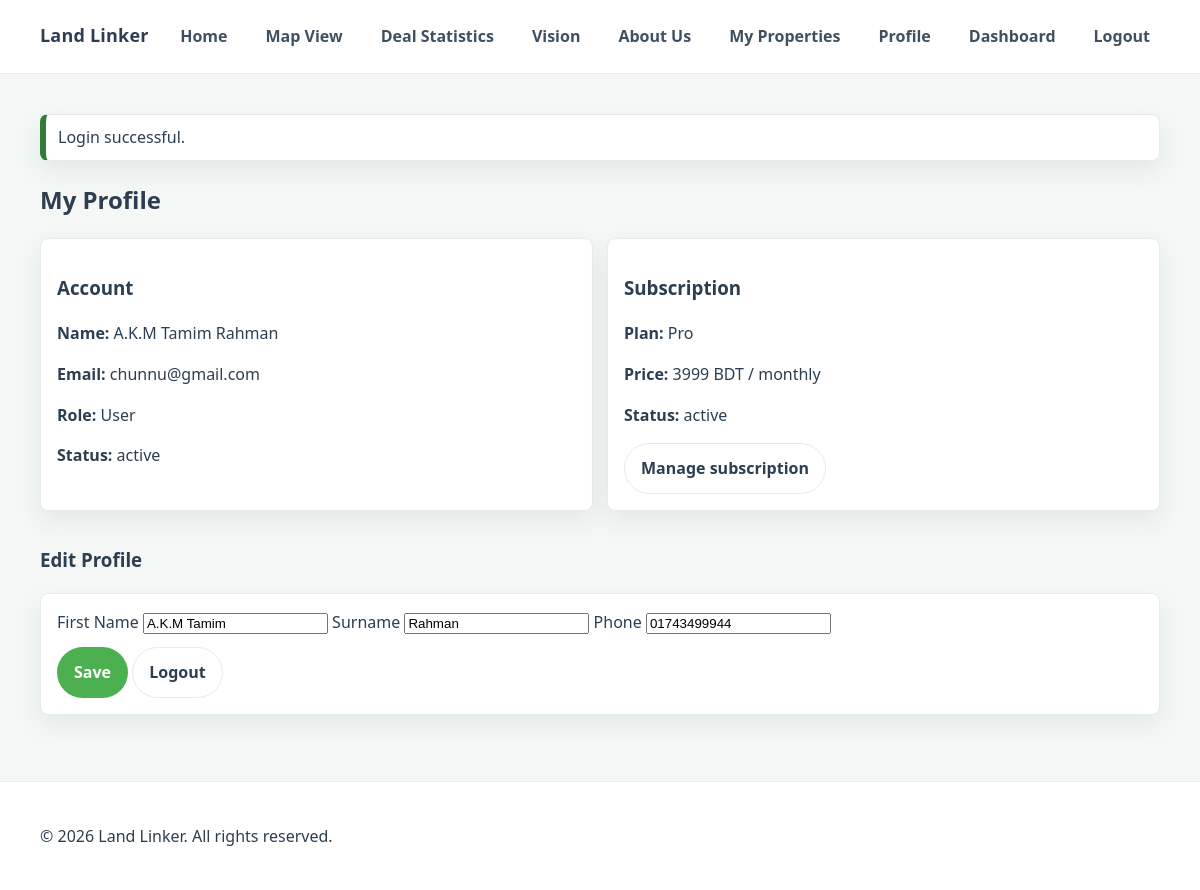
Page /View/profile.php (signed in) on the committed database.
### tables this page shows
CREATE TABLE `users` (
  `id` bigint(20) UNSIGNED NOT NULL,
  `role_id` tinyint(3) UNSIGNED NOT NULL DEFAULT 1,
  `first_name` varchar(60) NOT NULL,
  `surname` varchar(60) NOT NULL,
  `email` varchar(191) NOT NULL,
  `phone` varchar(30) DEFAULT NULL,
  `password_hash` varchar(255) NOT NULL,
  `status` enum('active','suspended','deleted') NOT NULL DEFAULT 'active',
  `email_verified_at` datetime DEFAULT NULL,
  `created_at` datetime NOT NULL DEFAULT current_timestamp(),
  `updated_at` datetime NOT NULL DEFAULT current_timestamp() ON UPDATE current_timestamp()
);

CREATE TABLE `subscriptions` (
  `id` bigint(20) UNSIGNED NOT NULL,
  `user_id` bigint(20) UNSIGNED NOT NULL,
  `plan_id` smallint(5) UNSIGNED NOT NULL,
  `status` enum('active','past_due','canceled','expired','trial') NOT NULL DEFAULT 'active',
  `started_at` datetime NOT NULL DEFAULT current_timestamp(),
  `ends_at` datetime DEFAULT NULL,
  `canceled_at` datetime DEFAULT NULL,
  `created_at` datetime NOT NULL DEFAULT current_timestamp(),
  `updated_at` datetime NOT NULL DEFAULT current_timestamp() ON UPDATE current_timestamp()
);

CREATE TABLE `plans` (
  `id` smallint(5) UNSIGNED NOT NULL,
  `code` varchar(40) NOT NULL,
  `name` varchar(60) NOT NULL,
  `price_bdt` int(10) UNSIGNED NOT NULL,
  `period` enum('monthly','yearly','one_time') NOT NULL DEFAULT 'monthly',
  `is_active` tinyint(1) NOT NULL DEFAULT 1,
  `created_at` datetime NOT NULL DEFAULT current_timestamp()
);

### Model/auth.php (called while the page is built, shortened)
<?php
function current_user(): ?array {
  return $_SESSION['auth_user'] ?? null;
}
function db_fetch_user_by_id(mysqli $conn, int $id): ?array {
  $sql = "SELECT id, role_id, first_name, surname, email, phone, status, created_at, updated_at
          FROM users WHERE id = ? LIMIT 1";
  $stmt = $conn->prepare($sql);
  $stmt->bind_param('i', $id);
  $stmt->execute();
  $row = $stmt->get_result()->fetch_assoc();
  return $row ?: null;
}

### Model/helpers.php (called while the page is built, shortened)
<?php
function e(string $s): string {
  return htmlspecialchars($s, ENT_QUOTES, 'UTF-8');
}

### Model/db_queries.php (called while the page is built, shortened)
<?php
function db_user_active_subscription(mysqli $conn, int $user_id): ?array {
  $sql = "SELECT s.*, p.name AS plan_name, p.price_bdt, p.period
          FROM subscriptions s JOIN plans p ON p.id=s.plan_id
          WHERE s.user_id=? AND s.status IN ('active','trial','past_due')
          ORDER BY s.id DESC LIMIT 1";
  $stmt = $conn->prepare($sql);
  $stmt->bind_param('i', $user_id);
  $stmt->execute();
  $row = $stmt->get_result()->fetch_assoc();
  return $row ?: null;
}

### View/profile.php (the view, shortened to what this page needs)
<?php
require_once __DIR__ . '/../Model/init.php';
$u = current_user();
$user = db_fetch_user_by_id($conn, (int)$u['id']);
$sub = db_user_active_subscription($conn, (int)$user['id']);
require_once __DIR__ . '/layout/header.php';
?>
<div class="container">
  <h2>My Profile</h2>
  <div class="grid" style="display:grid; grid-template-columns:1fr 1fr; gap:14px;">
    <div class="card" style="padding:16px;">
      <h3>Account</h3>
      <p><b>Name:</b> <?= e($user['first_name'] . ' ' . $user['surname']) ?></p>
      <p><b>Email:</b> <?= e($user['email']) ?></p>
      <?php
      $roleMap = [
        4 => 'Admin',
        3 => 'Manager',
        2 => 'Employee',
        1 => 'User'
      ];
      ?>
      <p><b>Role:</b> <?= $roleMap[(int)$user['role_id']] ?? 'Unknown' ?></p>
      <p><b>Status:</b> <?= e($user['status']) ?></p>
    </div>
    <div class="card" style="padding:16px;">
      <h3>Subscription</h3>
      <?php if ($sub): ?>
        <p><b>Plan:</b> <?= e($sub['plan_name']) ?></p>
        <p><b>Price:</b> <?= (int)$sub['price_bdt'] ?> BDT / <?= e($sub['period']) ?></p>
        <p><b>Status:</b> <?= e($sub['status']) ?></p>
      <?php else: ?>
        <p>No active subscription.</p>
      <?php endif; ?>
      <a class="btn btn-outline" href="<?= BASE_URL ?>View/subscription.php">Manage subscription</a>
    </div>
  </div>
  <h3 style="margin-top:18px;">Edit Profile</h3>
  <form class="card" method="post" style="padding:16px; margin-top:10px;">
    <label>First Name</label>
    <input class="input" name="first_name" value="<?= e($user['first_name']) ?>" required>
    <label>Surname</label>
    <input class="input" name="surname" value="<?= e($user['surname']) ?>" required>
    <label>Phone</label>
    <input class="input" name="phone" value="<?= e($user['phone'] ?? '') ?>">
    <div style="margin-top:12px;">
      <button class="btn btn-primary" type="submit">Save</button>
      <a class="btn btn-outline" href="<?= BASE_URL ?>View/logout.php">Logout</a>
    </div>
  </form>
</div>
<?php require_once __DIR__ . '/layout/footer.php'; ?>

### css/style.css (style rules this page uses)
:root { --primary-green: #4CAF50; --secondary-dark: #2C3E50; --accent-pink: #E2136E; --bg-soft: #F4F7F6; --white: #ffffff; --text: var(--secondary-dark); --muted: #6b7a88; --border: #e6ecea; --shadow: 0 10px 25px rgba(44, 62, 80, 0.08); --radius: 14px; --radius-sm: 10px; --font: system-ui, -apple-system, Segoe UI, Roboto, Arial, sans-serif; --container: 1120px; --pad: 16px; }
*, *::before, *::after { box-sizing: border-box; }
html, body { height: 100%; }
body { margin: 0; font-family: var(--font); color: var(--text); background: var(--bg-soft); line-height: 1.55; }
a { color: inherit; text-decoration: none; }
button { font: inherit; }
.container { width: min(var(--container), calc(100% - (var(--pad) * 2))); margin: 0 auto; }
.card { background: var(--white); border: 1px solid var(--border); border-radius: var(--radius); box-shadow: var(--shadow); }
.btn { display: inline-flex; align-items: center; justify-content: center; gap: 10px; padding: 12px 16px; border-radius: 999px; border: 1px solid transparent; cursor: pointer; font-weight: 600; transition: transform 0.12s ease, box-shadow 0.12s ease, background 0.12s ease; }
.btn-primary { background: var(--primary-green); color: var(--white); }
.btn-outline { background: transparent; border-color: var(--border); color: var(--text); }
.btn { transition: transform 0.12s ease, box-shadow 0.12s ease, background 0.12s ease, border-color 0.12s ease, opacity 0.12s ease; }
input, textarea, select { transition: box-shadow 0.12s ease, border-color 0.12s ease, background 0.12s ease; }
.card { background: #fff; padding: 16px; border-radius: 8px; margin-bottom: 16px; }

### rows in the picture
users: first_name+surname "A.K.M Tamim Rahman", email "chunnu@gmail.com", role "User", status "active", first_name "A.K.M Tamim", surname "Rahman", phone "01743499944"
subscriptions: plan.name "Pro", plan.price_bdt "3999", plan.period "monthly", status "active"

### other values in the picture
$flash_success "Login successful."
